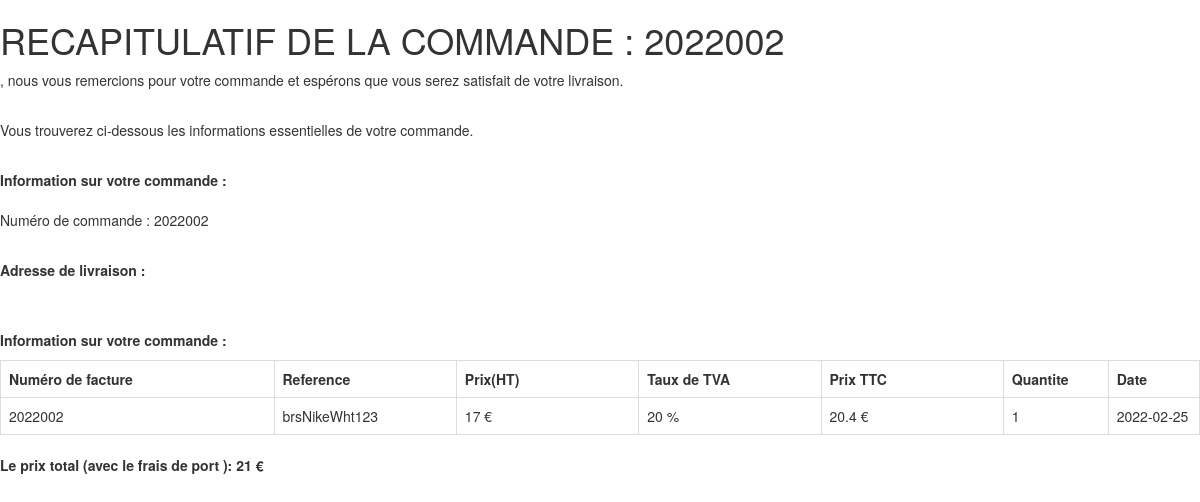
Before: /espace_client/ConsultationCommande.php?num_facture=2022002 with the older database file.
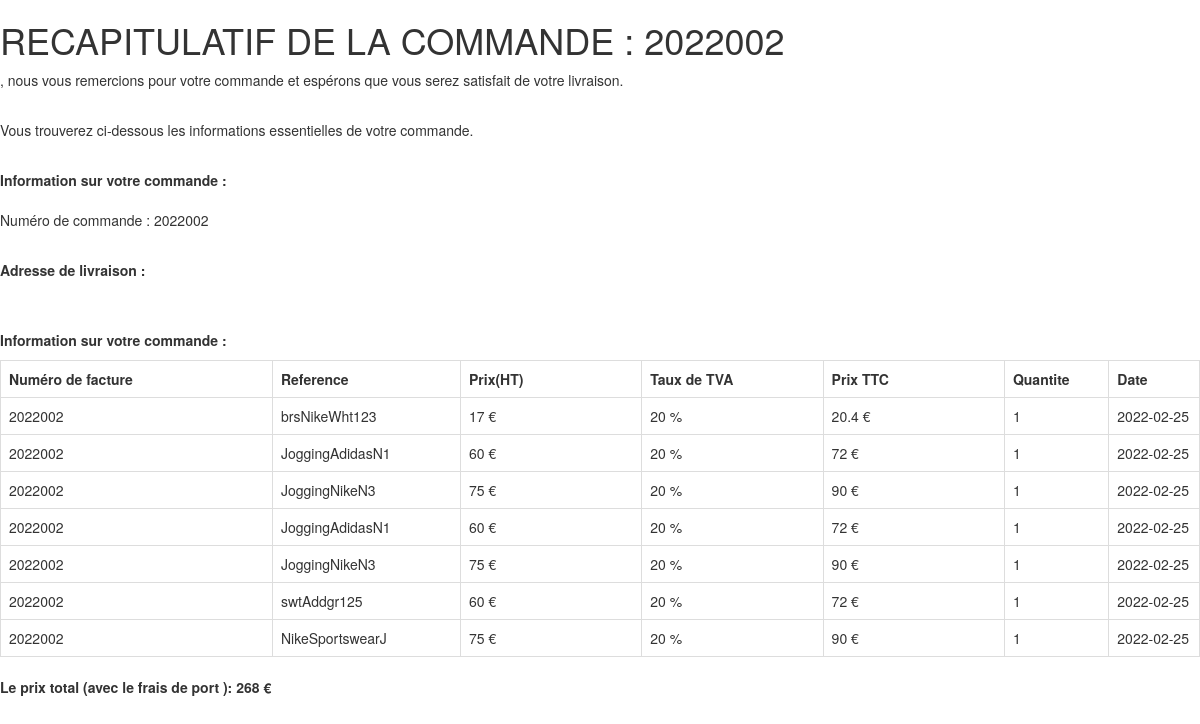
After: the same page with the newer database file.
### tables this page shows
CREATE TABLE `factures` (
  `id_facture` int(11) NOT NULL,
  `num_facture` varchar(10) NOT NULL,
  `id_client` varchar(20) NOT NULL,
  `prix` int(11) NOT NULL,
  `reference` varchar(50) NOT NULL,
  `quantite` int(11) NOT NULL,
  `date` date NOT NULL DEFAULT current_timestamp()
);

CREATE TABLE `products` (
  `id` int(11) NOT NULL,
  `marque` varchar(255) NOT NULL,
  `image` text NOT NULL,
  `reference` text NOT NULL,
  `description` text NOT NULL,
  `couleur` text NOT NULL,
  `taille` text NOT NULL,
  `categorie` varchar(11) NOT NULL,
  `sous_categorie` varchar(255) NOT NULL,
  `nombre_stock` int(11) NOT NULL DEFAULT 1,
  `poids` int(11) NOT NULL DEFAULT 0,
  `prix_achat_HT` float NOT NULL,
  `prix_vente_HT` float NOT NULL DEFAULT 0,
  `priceTTC` float NOT NULL,
  `tauxTVA` float NOT NULL,
  `remise` int(11) NOT NULL DEFAULT 0
);

### espace_client/ConsultationCommande.php (the view, shortened to what this page needs)
<?php
require("../src/connect.php");
$num_facture = $_GET["num_facture"];
$requser2 = $db->prepare("SELECT * FROM factures WHERE num_facture = ?");
$requser2->execute(array($num_facture));
$facture = $requser2->fetchAll();
$requser = $db->prepare("SELECT * FROM membres WHERE email = ?");
$requser->execute(array($_SESSION['user']));
$user = $requser->fetch();
$civil = $user["civilité"];
$nom = $user["nom"];
?>
<!DOCTYPE html>
<html lang="fr">
    <head>
		<link rel="stylesheet" href="https://maxcdn.bootstrapcdn.com/bootstrap/3.3.6/css/bootstrap.min.css" />
    </head>
    <body>
        <h1>RECAPITULATIF DE LA COMMANDE : <?= $num_facture?></h1>
        <p><?= $civil ?> <?= $nom?>, nous vous remercions pour votre commande et espérons que vous serez satisfait de votre livraison.</p><br>
        <p>Vous trouverez ci-dessous les informations essentielles de votre commande. </p><br>
        <strong><p>Information sur votre commande :  <br></strong>
        <br>Numéro de commande : <?= $num_facture;?>
        </p><br>
        <strong><p>Adresse de livraison :  <br></strong>
        <br> <?= $user["adresse_livraison"];?>
        </p><br>
        <strong> <p>Information sur votre commande :  <br></strong>
        <table class="table table-bordered" >
            <tr>
                <th width="15%">Numéro de facture </th>
                <th width="10%">Reference</th>
                <th width="10%">Prix(HT)</th>
                <th width="10%">Taux de TVA</th>
                <th width="10%">Prix TTC</th>
                <th width="5%">Quantite</th>
                <th width="5%">Date</th>
            </tr>
            <?php foreach($facture as $keys => $values)
            {
                $requarticle = $db->prepare("SELECT * FROM products WHERE reference = ?");
                $requarticle->execute(array($values["reference"]));
                $article = $requarticle->fetch();
                ?>
            <tr>
                <td><?= $values["num_facture"];?></td>
                <td><?= $values["reference"];?></td>
                <td><?= $article["prix_vente_HT"];?> €</td>
                <td><?= $article["tauxTVA"];?> %</td>
                <td><?= $article["priceTTC"];?> €</td>
                <td><?= $values["quantite"];?></td>
                <td><?= $values["date"];?> </td>
            </tr>
            <?php } ?>
        </table>
        <strong><p> Le prix total (avec le frais de port ):  <?= $values["prix"];?> € </p><br>
    </body>
</html>

Changed rows visible on the page:
added factures: num_facture "2022002", reference "JoggingAdidasN1", products.prix_vente_HT "60", products.tauxTVA "20", products.priceTTC "72", quantite "1", date "2022-02-25"
added factures: num_facture "2022002", reference "JoggingNikeN3", products.prix_vente_HT "75", products.tauxTVA "20", products.priceTTC "90", quantite "1", date "2022-02-25"
added factures: num_facture "2022002", reference "JoggingAdidasN1", products.prix_vente_HT "60", products.tauxTVA "20", products.priceTTC "72", quantite "1", date "2022-02-25"
added factures: num_facture "2022002", reference "JoggingNikeN3", products.prix_vente_HT "75", products.tauxTVA "20", products.priceTTC "90", quantite "1", date "2022-02-25"
added factures: num_facture "2022002", reference "swtAddgr125", products.prix_vente_HT "60", products.tauxTVA "20", products.priceTTC "72", quantite "1", date "2022-02-25"
added factures: num_facture "2022002", reference "NikeSportswearJ", products.prix_vente_HT "75", products.tauxTVA "20", products.priceTTC "90", quantite "1", date "2022-02-25", prix "268"
Other visible differences:
$values["prix"]: "21" → "268"
